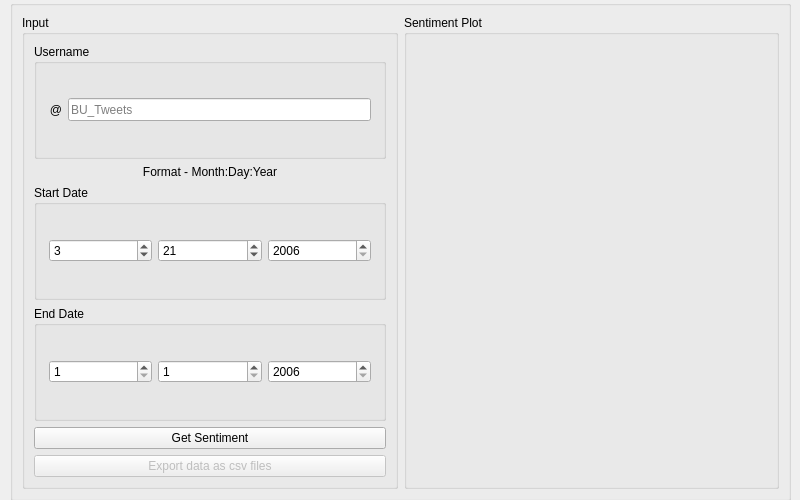
<?xml version="1.0" encoding="UTF-8"?>
<ui version="4.0">
 <class>Dialog</class>
 <widget class="QDialog" name="Dialog">
  <property name="geometry">
   <rect>
    <x>0</x>
    <y>0</y>
    <width>800</width>
    <height>500</height>
   </rect>
  </property>
  <property name="sizePolicy">
   <sizepolicy hsizetype="Maximum" vsizetype="Maximum">
    <horstretch>0</horstretch>
    <verstretch>0</verstretch>
   </sizepolicy>
  </property>
  <property name="minimumSize">
   <size>
    <width>800</width>
    <height>500</height>
   </size>
  </property>
  <property name="maximumSize">
   <size>
    <width>800</width>
    <height>500</height>
   </size>
  </property>
  <property name="windowTitle">
   <string>Twitter User Timeline Sentiment Analysis</string>
  </property>
  <property name="whatsThis">
   <string/>
  </property>
  <widget class="QGroupBox" name="applicationGroupBox">
   <property name="geometry">
    <rect>
     <x>10</x>
     <y>0</y>
     <width>781</width>
     <height>501</height>
    </rect>
   </property>
   <property name="sizePolicy">
    <sizepolicy hsizetype="Preferred" vsizetype="Preferred">
     <horstretch>0</horstretch>
     <verstretch>0</verstretch>
    </sizepolicy>
   </property>
   <property name="styleSheet">
    <string notr="true"/>
   </property>
   <property name="title">
    <string/>
   </property>
   <property name="flat">
    <bool>true</bool>
   </property>
   <layout class="QGridLayout" name="gridLayout">
    <item row="0" column="2">
     <widget class="QGroupBox" name="plotDisplayGroupBox">
      <property name="sizePolicy">
       <sizepolicy hsizetype="Expanding" vsizetype="Expanding">
        <horstretch>0</horstretch>
        <verstretch>0</verstretch>
       </sizepolicy>
      </property>
      <property name="title">
       <string>Sentiment Plot</string>
      </property>
     </widget>
    </item>
    <item row="0" column="1">
     <widget class="QGroupBox" name="informationInputGroupBox">
      <property name="sizePolicy">
       <sizepolicy hsizetype="MinimumExpanding" vsizetype="Expanding">
        <horstretch>0</horstretch>
        <verstretch>0</verstretch>
       </sizepolicy>
      </property>
      <property name="minimumSize">
       <size>
        <width>315</width>
        <height>0</height>
       </size>
      </property>
      <property name="title">
       <string>Input</string>
      </property>
      <layout class="QVBoxLayout" name="verticalLayout">
       <item>
        <widget class="QGroupBox" name="usernameGroupBox">
         <property name="sizePolicy">
          <sizepolicy hsizetype="Preferred" vsizetype="MinimumExpanding">
           <horstretch>0</horstretch>
           <verstretch>0</verstretch>
          </sizepolicy>
         </property>
         <property name="title">
          <string>Username</string>
         </property>
         <layout class="QHBoxLayout" name="horizontalLayout_3">
          <property name="leftMargin">
           <number>12</number>
          </property>
          <property name="topMargin">
           <number>12</number>
          </property>
          <property name="rightMargin">
           <number>12</number>
          </property>
          <property name="bottomMargin">
           <number>12</number>
          </property>
          <item>
           <widget class="QLabel" name="atLabel">
            <property name="text">
             <string>@</string>
            </property>
            <property name="alignment">
             <set>Qt::AlignRight|Qt::AlignTrailing|Qt::AlignVCenter</set>
            </property>
           </widget>
          </item>
          <item>
           <widget class="QLineEdit" name="usernameLineEdit">
            <property name="sizePolicy">
             <sizepolicy hsizetype="Expanding" vsizetype="Fixed">
              <horstretch>0</horstretch>
              <verstretch>0</verstretch>
             </sizepolicy>
            </property>
            <property name="minimumSize">
             <size>
              <width>0</width>
              <height>23</height>
             </size>
            </property>
            <property name="placeholderText">
             <string>BU_Tweets</string>
            </property>
           </widget>
          </item>
         </layout>
        </widget>
       </item>
       <item>
        <widget class="QLabel" name="formatLabel">
         <property name="layoutDirection">
          <enum>Qt::LeftToRight</enum>
         </property>
         <property name="text">
          <string>Format - Month:Day:Year</string>
         </property>
         <property name="alignment">
          <set>Qt::AlignCenter</set>
         </property>
        </widget>
       </item>
       <item>
        <widget class="QGroupBox" name="startDateSelectorGroupBox">
         <property name="sizePolicy">
          <sizepolicy hsizetype="Preferred" vsizetype="MinimumExpanding">
           <horstretch>0</horstretch>
           <verstretch>0</verstretch>
          </sizepolicy>
         </property>
         <property name="title">
          <string>Start Date</string>
         </property>
         <layout class="QHBoxLayout" name="horizontalLayout_2">
          <property name="leftMargin">
           <number>12</number>
          </property>
          <property name="topMargin">
           <number>12</number>
          </property>
          <property name="rightMargin">
           <number>12</number>
          </property>
          <property name="bottomMargin">
           <number>12</number>
          </property>
          <item>
           <widget class="QSpinBox" name="startMonthSpinBox">
            <property name="sizePolicy">
             <sizepolicy hsizetype="Minimum" vsizetype="Fixed">
              <horstretch>0</horstretch>
              <verstretch>0</verstretch>
             </sizepolicy>
            </property>
            <property name="minimumSize">
             <size>
              <width>0</width>
              <height>23</height>
             </size>
            </property>
            <property name="keyboardTracking">
             <bool>false</bool>
            </property>
            <property name="minimum">
             <number>1</number>
            </property>
            <property name="maximum">
             <number>12</number>
            </property>
            <property name="value">
             <number>3</number>
            </property>
           </widget>
          </item>
          <item>
           <widget class="QSpinBox" name="startDaySpinBox">
            <property name="sizePolicy">
             <sizepolicy hsizetype="Minimum" vsizetype="Fixed">
              <horstretch>0</horstretch>
              <verstretch>0</verstretch>
             </sizepolicy>
            </property>
            <property name="minimumSize">
             <size>
              <width>0</width>
              <height>23</height>
             </size>
            </property>
            <property name="minimum">
             <number>1</number>
            </property>
            <property name="maximum">
             <number>31</number>
            </property>
            <property name="value">
             <number>21</number>
            </property>
           </widget>
          </item>
          <item>
           <widget class="QSpinBox" name="startYearSpinBox">
            <property name="sizePolicy">
             <sizepolicy hsizetype="Minimum" vsizetype="Fixed">
              <horstretch>0</horstretch>
              <verstretch>0</verstretch>
             </sizepolicy>
            </property>
            <property name="minimumSize">
             <size>
              <width>0</width>
              <height>23</height>
             </size>
            </property>
            <property name="keyboardTracking">
             <bool>false</bool>
            </property>
            <property name="minimum">
             <number>2006</number>
            </property>
            <property name="maximum">
             <number>2020</number>
            </property>
           </widget>
          </item>
         </layout>
        </widget>
       </item>
       <item>
        <widget class="QGroupBox" name="endDateSelectorGroupBox">
         <property name="sizePolicy">
          <sizepolicy hsizetype="Preferred" vsizetype="MinimumExpanding">
           <horstretch>0</horstretch>
           <verstretch>0</verstretch>
          </sizepolicy>
         </property>
         <property name="title">
          <string>End Date</string>
         </property>
         <layout class="QHBoxLayout" name="horizontalLayout">
          <property name="leftMargin">
           <number>12</number>
          </property>
          <property name="topMargin">
           <number>12</number>
          </property>
          <property name="rightMargin">
           <number>12</number>
          </property>
          <property name="bottomMargin">
           <number>12</number>
          </property>
          <item>
           <widget class="QSpinBox" name="endMonthSpinBox">
            <property name="sizePolicy">
             <sizepolicy hsizetype="Minimum" vsizetype="Fixed">
              <horstretch>0</horstretch>
              <verstretch>0</verstretch>
             </sizepolicy>
            </property>
            <property name="minimumSize">
             <size>
              <width>0</width>
              <height>23</height>
             </size>
            </property>
            <property name="keyboardTracking">
             <bool>false</bool>
            </property>
            <property name="minimum">
             <number>1</number>
            </property>
            <property name="maximum">
             <number>12</number>
            </property>
           </widget>
          </item>
          <item>
           <widget class="QSpinBox" name="endDaySpinBox">
            <property name="sizePolicy">
             <sizepolicy hsizetype="Minimum" vsizetype="Fixed">
              <horstretch>0</horstretch>
              <verstretch>0</verstretch>
             </sizepolicy>
            </property>
            <property name="minimumSize">
             <size>
              <width>0</width>
              <height>23</height>
             </size>
            </property>
            <property name="keyboardTracking">
             <bool>false</bool>
            </property>
            <property name="minimum">
             <number>1</number>
            </property>
            <property name="maximum">
             <number>31</number>
            </property>
           </widget>
          </item>
          <item>
           <widget class="QSpinBox" name="endYearSpinBox">
            <property name="sizePolicy">
             <sizepolicy hsizetype="Minimum" vsizetype="Fixed">
              <horstretch>0</horstretch>
              <verstretch>0</verstretch>
             </sizepolicy>
            </property>
            <property name="minimumSize">
             <size>
              <width>0</width>
              <height>23</height>
             </size>
            </property>
            <property name="keyboardTracking">
             <bool>false</bool>
            </property>
            <property name="minimum">
             <number>2006</number>
            </property>
            <property name="maximum">
             <number>2020</number>
            </property>
           </widget>
          </item>
         </layout>
        </widget>
       </item>
       <item>
        <widget class="QPushButton" name="processDatesPushButton">
         <property name="text">
          <string>Get Sentiment</string>
         </property>
         <property name="autoDefault">
          <bool>false</bool>
         </property>
        </widget>
       </item>
       <item>
        <widget class="QPushButton" name="exportPushButton">
         <property name="enabled">
          <bool>false</bool>
         </property>
         <property name="text">
          <string>Export data as csv files</string>
         </property>
         <property name="autoDefault">
          <bool>false</bool>
         </property>
        </widget>
       </item>
      </layout>
     </widget>
    </item>
   </layout>
  </widget>
 </widget>
 <resources/>
 <connections/>
</ui>
